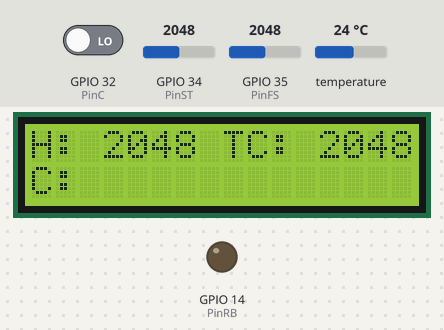
This sketch was run on a simulated ESP32. Parts: 16×2 character LCD, output pins drawn as LEDs (lit = HIGH). The inputs (shaded band) are chosen by the test bench; at power-on: GPIO 34 (PinST) = 2048, temperature 24 °C, GPIO 35 (PinFS) = 2048, GPIO 32 (PinC) LOW. WiFi joins after 1.5 s; servers stay silent unless stated; the local clock reads 2024-03-15 10:24:30 at power-on unless the sketch sets it; storage starts empty; no MQTT or app messages arrive unless stated; what the sketch prints to the serial monitor is not drawn.

Above: at 7.4 s.
7.5 s: GPIO 34 (PinST) set to 749
At 13.0 s:
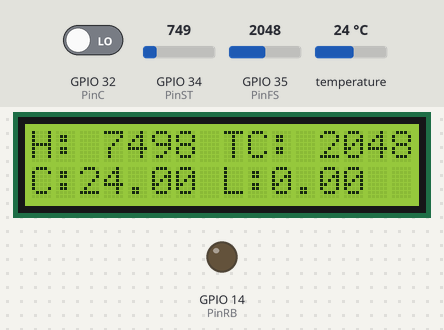
13.3 s: GPIO 34 (PinST) set to 675
At 15.5 s:
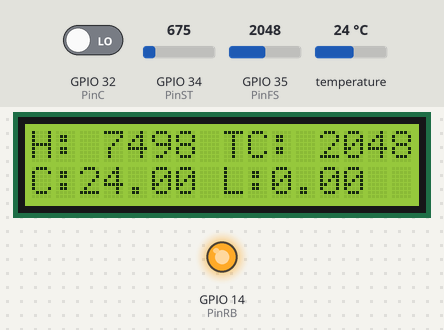
18.2 s: temperature set to 12 °C
At 23.6 s:
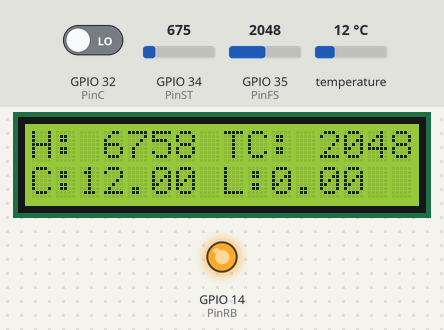
24.0 s: GPIO 35 (PinFS) set to 2866
At 27.9 s:
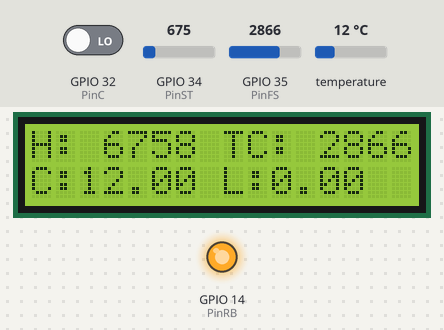
28.2 s: GPIO 32 (PinC) driven HIGH
At 29.8 s:
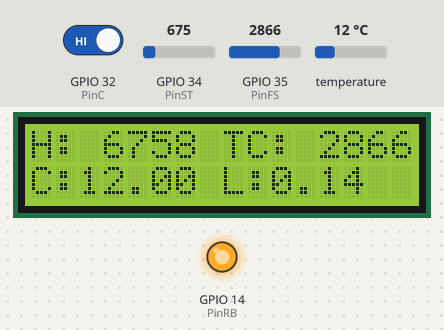
35.0 s: temperature set to 19 °C
At 38.5 s:
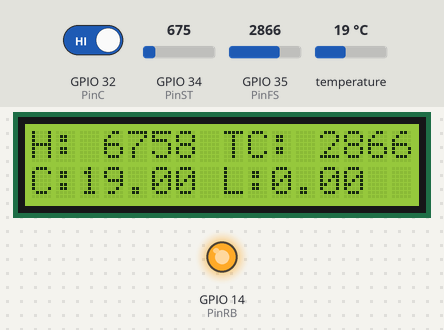
Timing chart, 0 to 40.0 s (numbered marks = the images above; inputs shaded):
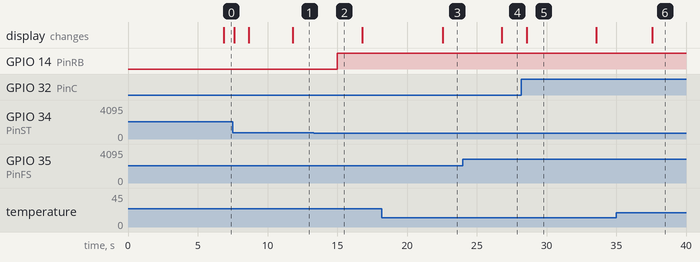

Measured:
- the behaviour switches between 701 and 700 on GPIO 34 (PinST) (found by bisection; images 1 and 2)
- after the input at 13.3 s, GPIO 14 (PinRB): LOW → HIGH after 1.7 s
- after the input at 18.2 s, the display: changes after 4.4 s (image 3)
- after the input at 24.0 s, the display: changes after 2.8 s (image 4)
- after the input at 28.2 s, the display: changes after 0.38 s (image 5)
- after the input at 35.0 s, the display: changes after 2.6 s (image 6)
- what the display in image 5 shows lasts 5.0 s, from 28.6 s to 33.6 s

The sketch:

Invernadero_sensores.ino
```cpp
#include "invernadero_sensores.h"
invernadero_sensores start;

void setup() {
  Serial.begin(115200);
  start.startConfg(); // Inicializa los pines
  Act.lcd_init(); //Inicializa el rejol
  Sen.startSensorDS();
  Act.MicroSD_init();
  attachInterrupt(digitalPinToInterrupt(Pins.PinC), ContarPulsos, RISING); //Define el pin con interrupciones para el caudal
  Act.rtc_init();
  mqtt.setup_WiFi ( );
  mqtt.set_MQTT_server ( );
  client.setCallback(callback);
}

void loop() {
  // put your main code here, to run repeatedly:
  Tasks.currentMillis = millis();
  Tasks.call_tasks();
}
```

Invernadero_sensores.h
```cpp
#include <WiFi.h>
  WiFiClient ESP32_WIFI;

#define MICROSD_PIN 5
#define EXTENSION ".json"

#include <PubSubClient.h>
  PubSubClient client ( ESP32_WIFI );

//ARDUINO JSON
#include <ArduinoJson.h>
DynamicJsonDocument doc(1024);

// Micro SD adapter
#include <SD.h>
#include <SPI.h>
File MicroSD_File;

//DISPLAY LCD
#include <Wire.h>
#include <LiquidCrystal_I2C.h>
LiquidCrystal_I2C lcd(0x27,16,2);//0x27

//RELOJ
#include "RTClib.h"
RTC_DS1307 RRTC;


//PINES
#include "pines.h"
pines Pins;


//SENSORES
#include <OneWire.h>
OneWire tempClima(13);

#include <DallasTemperature.h>
DallasTemperature sensorDS18B20(&tempClima);

#include "sensors.h"
sensors Sen;


//ACTUADORES
#include "actuators.h"
actuators Act;

#include "MQTT.h"
 MQTT mqtt;

//TASKS
#include "tasks.h"
tasks Tasks;

class invernadero_sensores {
  public:
    void startConfg();
};


void invernadero_sensores::startConfg(){
  //Pins de entrada de valores de sensores
  pinMode(Pins.PinST, INPUT);//Sensor temperatura tierra
  pinMode(Pins.PinFS, INPUT); //Fotosensor
  pinMode(Pins.PinC, INPUT); //Caudal

  //Pins de actuadores
  pinMode(Pins.PinRB, OUTPUT);//Relay bomba
}
```

MQTT.h
```cpp
const char* HOTSPOT_WIFI = "HOTSPOT";
const char* HOTSPOT_PWD = "123456789";
const char* MQTT_SERVER = "test.mosquitto.org";
#define MQTT_PORT 1883
#define TOPIC "20164773"

class MQTT {
  public:
    void publish_MQTT ( void );
    void reconnect_MQTT ( void );
    void setup_WiFi ( void );
    void set_MQTT_server ( void );
};

void MQTT :: set_MQTT_server ( void ) {
  client.setServer ( MQTT_SERVER, MQTT_PORT );
}

void MQTT :: publish_MQTT ( void ) {
  Serial.println ( "Publicando información" );
  client.publish( TOPIC, Act.json_string.c_str());
}

void MQTT :: reconnect_MQTT ( void ) {
  if ( ! client.connected ( ) ) {

    while ( ! client.connected ( ) ) {

    Serial.print ( "Conectado nuevamente al servidor" );

    if ( client.connect ( "E1_6D" ) ) {

      Serial.println ( "Cliente conectado" );

      client.subscribe("E1_6D");

    } else {
        Serial.print("failed, rc=");
        Serial.print(client.state());
        Serial.println(" try again in 5 seconds");
        // Wait 5 seconds before retrying
        delay(5000);
      }
    }
  }
  client.loop();
}


void MQTT :: setup_WiFi ( void ) {
  Serial.println ( "Configurando WiFi: " );
  WiFi.begin ( HOTSPOT_WIFI, HOTSPOT_PWD );

  while ( WiFi.status ( ) != WL_CONNECTED ) {
    delay ( 500 );
    Serial.print ( "." );
  }

  Serial.println("Se configuró el wifi correctamente");//Salto de linea
}


void callback(char* topic, byte* message, unsigned int length) {
  Serial.print("Message arrived on topic: ");
  Serial.print(topic);
  Serial.print(". Message: ");
  String messageTemp;

  for (int i = 0; i < length; i++) {
    Serial.print((char)message[i]);
    messageTemp += (char)message[i];
  }
  Serial.println();
}
```

actuators.h
```cpp
class actuators{
  public:
    void relay( int );
    bool BombState;

    //LCD (display)
    void lcd_init( void );
    long printLCD( void );

    //MircoSD
    void MicroSD_init( void );
    void FileID( void );
    void JSON ( void );
    void JSON_SaveFile( DynamicJsonDocument *);

    //RTC
    uint8_t hora, minuto, segundo, dia, mes, wday;
    uint16_t ano;
    String fecha, tiempo, filename,json_string="" ;

    void rtc_init( void );
    void get_time( void );
    void get_format_time( void );
    void get_format_date( void );
};

void actuators::relay(int value){
  if(value==1)
  {
    Serial.println("Encendiendo bomba");
    digitalWrite(Pins.PinRB, LOW);
    BombState = true;
  } else {
    Serial.println("Apagando bomba");
    digitalWrite(Pins.PinRB, HIGH);
    BombState = false;
  }
}

void actuators::lcd_init( void ){
  Wire.begin();
  lcd.init();
  lcd.backlight();
}

long actuators::printLCD( ){
  lcd.setCursor(0,0);
  lcd.print("H: ");
  lcd.print(Sen.HumTierra());
  lcd.setCursor(8,0);
  lcd.print("TC: ");
  lcd.print(Sen.Fotosensor());
  lcd.setCursor(0,1);
  lcd.print("C:");
  lcd.print(Sen.TempClima());
  lcd.setCursor(8,1);
  lcd.print("L:");
  lcd.print(Sen.Caudal());
}


void actuators :: rtc_init( void ){
  while (! RRTC.begin()) {

    Serial.println(F("Hay un error al reconocer el RTC, revise las conexiónes e intente de nuevo"));
    delay(10);

  }
  //RRTC.adjust(DateTime(2022, 5, 18, 9, 0, 0));
  Serial.println(F("El RTC se ha iniciado correctamente"));
}

void actuators :: get_time( void ){
  DateTime now = RRTC.now();
  ano = now.year();
  mes = now.month();
  dia = now.day();
  hora = now.hour();
  minuto = now.minute();
  segundo = now.second();
}

void actuators :: get_format_date ( void ){

  get_time();

  fecha = "";

  if ( dia < 10 ) fecha += '0';
  fecha += dia;
  fecha += '/';
  if ( mes < 10 ) fecha += '0';
  fecha += mes;
  fecha += '/';
  fecha += ano;

}

void actuators :: get_format_time ( void ){
  get_time();

  tiempo = "";

  if ( hora < 10 ) tiempo += '0';
    tiempo += hora;
    tiempo += ':';

  if ( minuto < 10 ) tiempo += '0';
    tiempo += minuto;
    tiempo += ':';

  if ( segundo < 10 ) tiempo += '0';
    tiempo += segundo;
}


void actuators :: MicroSD_init( void ){
  while (!SD.begin(MICROSD_PIN)) {
    Serial.println("Card failed, or not present");
    // don't do anything more:
  }
  Serial.println("card initialized.");
}

void actuators :: FileID( void ){

  filename = '/';

  if ( dia < 10 ) filename += '0';
  filename += dia;
  filename+='-';

  if ( mes < 10 ) filename += '0';
  filename += mes;
  filename+='-';

  filename += ano;

  filename += EXTENSION;
}

void actuators :: JSON( void ){
  JSON_SaveFile( &doc );
}

void actuators :: JSON_SaveFile( DynamicJsonDocument * doc){

  FileID ( );
  json_string = "";
  MicroSD_File = SD.open ( filename, FILE_APPEND );
  if (MicroSD_File) {
    serializeJson(*doc, json_string);
    MicroSD_File.print(json_string);
    MicroSD_File.println(",");
    MicroSD_File.close();
  }

}
```

pines.h
```cpp
class pines{
  //Actuadores
  public:
    int PinRB = 14;//Relay conectado a la bomba

  //Sensores
  public:
    int PinST = 34;//Sensor de tierra
    int PinFS = 35;//Fotosensor
    int PinSC = 13;//Sensor del clima/agua
    int PinC = 32; //Caudal
};
```

sensors.h
```cpp
volatile int NumPulsos; //variable para la cantidad de pulsos recibidos
float factor_conversion=7.11; //para convertir de frecuencia a caudal

class sensors {
  //Otras funciones necesarias
  public:
    void startSensorDS();

  //Funciones para los sensores
  public:
    int HumTierra ( void );
    int Fotosensor( void );
    float TempClima( void );
    float Caudal( void );

  public:
    int ObtenerFrecuecia ( void ); //Función que obtiene la frecuencia de los pulsos
};

/*
 Función que detecta los pulsos dado por el caudal
 */


void ContarPulsos(){
  NumPulsos++;  //incrementamos la variable de pulsos
}


int sensors :: ObtenerFrecuecia()
{
  int frecuencia;
  NumPulsos = 0;   //Ponemos a 0 el número de pulsos
  interrupts();    //Habilitamos las interrupciones
  delay(1000);   //muestra de 1 segundo
  noInterrupts(); //Deshabilitamos  las interrupciones
  frecuencia=NumPulsos; //Hz(pulsos por segundo)
  return frecuencia;
}


void sensors :: startSensorDS(){
  sensorDS18B20.begin();
}

int sensors :: HumTierra(){
  int SensorValue = analogRead(Pins.PinST);
  Serial.println(SensorValue);
  return SensorValue;
}

int sensors :: Fotosensor(){
  int FSValue = analogRead(Pins.PinFS);
  return FSValue;
}


float sensors :: TempClima(){
  sensorDS18B20.requestTemperatures();
  float tempC = sensorDS18B20.getTempCByIndex(0);
  return tempC;
}

float sensors :: Caudal(){
  float frecuencia=ObtenerFrecuecia(); //obtenemos la frecuencia de los pulsos en Hz
  float caudal_L_m=frecuencia/factor_conversion; //calculamos el caudal en L/m

  return caudal_L_m;
}
```

tasks.h
```cpp
class tasks {
  //variables
  public:
    unsigned long currentMillis;
    unsigned long m5s = 0, m4s = 0;

  //funciones
  public:
    void call_tasks();
    void _5s ();//Tareas que se ejecutaran cada 5 segundos
    void _4s ();//Tareas que se ejecutaran cada 4 segundos
};


void tasks :: call_tasks(){
  if(currentMillis-m4s>=4000){
    m4s = currentMillis;
    tasks::_4s();
  }

  if(currentMillis-m5s>=5000){
    m5s = currentMillis;
    tasks::_5s();
  }
}


void tasks :: _5s(){
  mqtt.reconnect_MQTT ( );

  if(Sen.HumTierra()>700){
    Serial.println("Comenzando riego");
    Act.relay(1);
  } else {
    Serial.println("Deteniendo riego");
    Act.relay(0);
  }

  doc.clear();
  doc["HumedadTierra"] = Sen.HumTierra();
  doc["FotoSensor"] = Sen.Fotosensor();
  doc["Litros/minutos"] = Sen.Caudal();
  doc["Sensor de agua"] = Sen.TempClima();
  doc["Equipo"] = "1 - Alfa Buena maravilla Onda Dinamita Escuadron Lobo";
  doc["tiempo"] = Act.fecha+" "+Act.tiempo;
  if (Act.BombState==true)
    doc["BombaAgua"] = "Se activo la bomba el " + Act.fecha+" a las "+Act.tiempo;

  serializeJsonPretty(doc, Serial);


  Act.printLCD();

  mqtt.publish_MQTT ( );

  Act.JSON();
}


void tasks :: _4s(){
  Act.get_format_time();
  Act.get_format_date();
}
```
